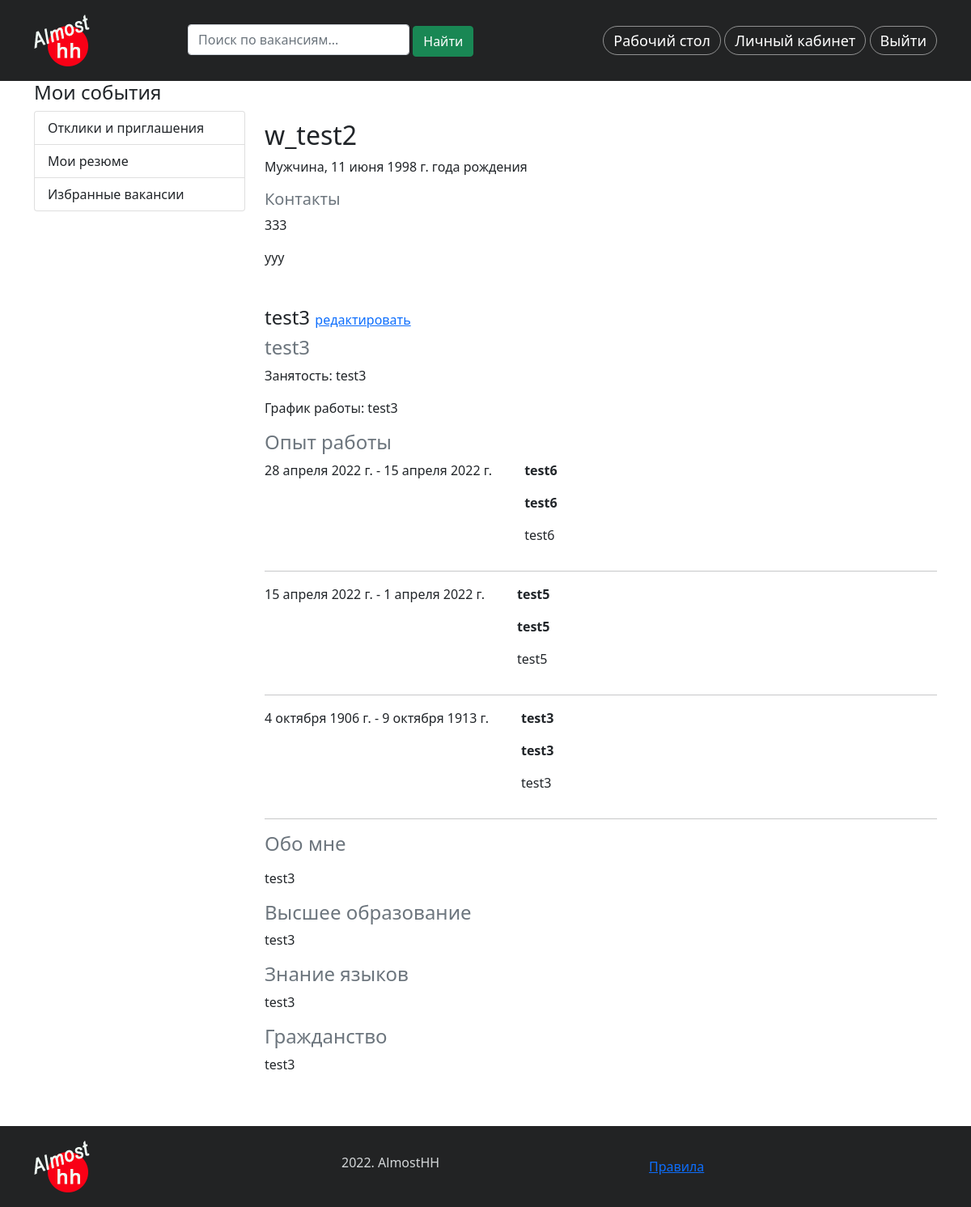
Before: /portal/resume/6/ (signed in) with the older database file.
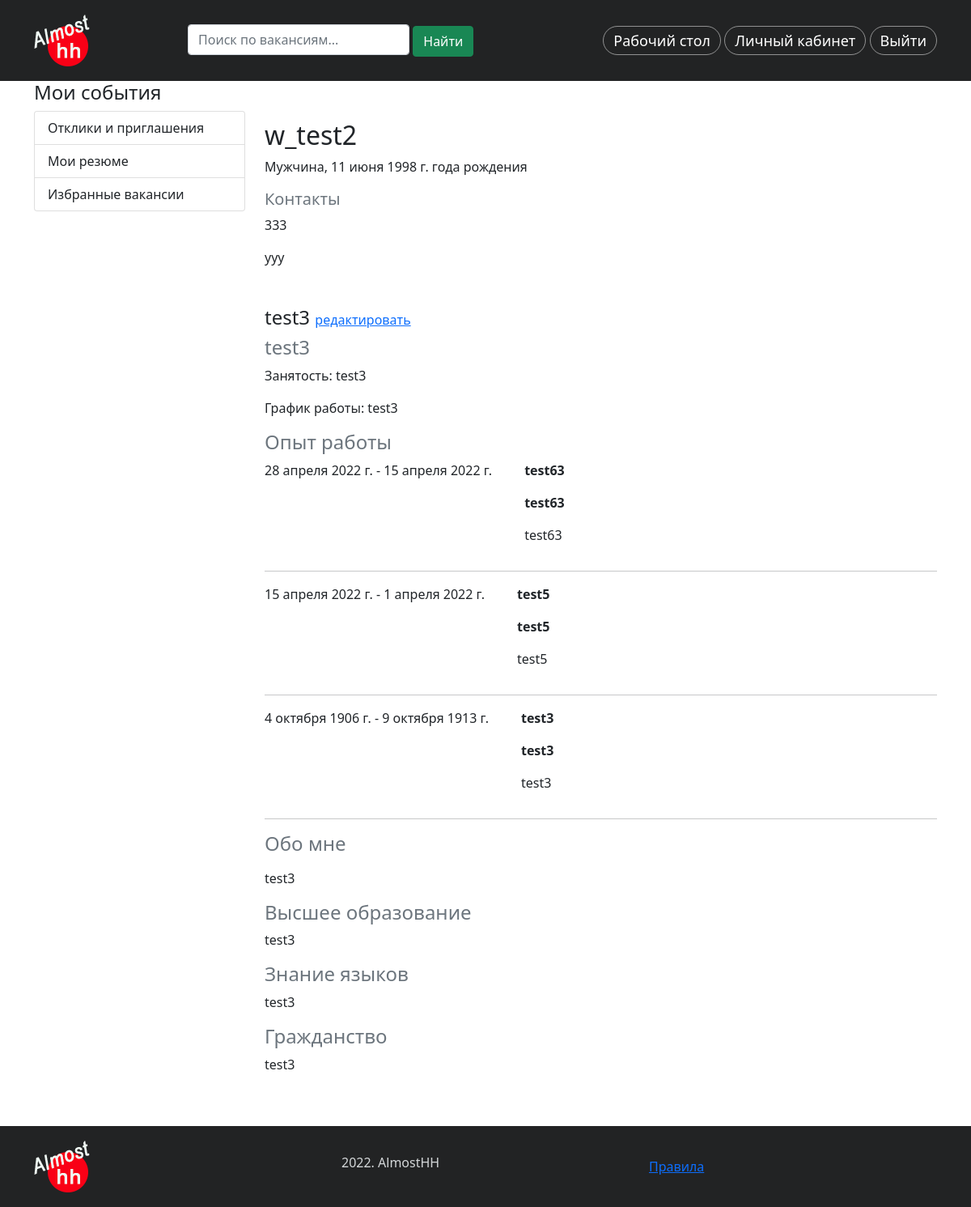
After: the same page with the newer database file.
### portal/models.py (models this page shows)
class Experience(models.Model):
    start = models.DateField(verbose_name='Начало работы')
    finish = models.DateField(verbose_name='Окончание работы',
                              default=timezone.now)
    until_now = models.BooleanField(verbose_name='До настоящего времени',
                                    default=True)
    organisation_name = models.CharField(max_length=100,
                                         verbose_name='Наименование организации')
    position = models.CharField(max_length=100, verbose_name='Должность')
    function = models.TextField(verbose_name='Обязанности')
    user = models.ForeignKey(User, on_delete=models.CASCADE,
                             related_name='experiences',
                             verbose_name='Пользователь', blank=True, null=True)
    class Meta:
        ordering = ('-finish',)

### portal/views.py (the view, shortened to what this page needs)
# urls.py: path('resume/<int:resume_id>/', views.resume_detail, name='resume_detail'),
@login_required
def resume_detail(request, resume_id):
    resume = get_object_or_404(Resume, pk=resume_id)
    vacancies = Vacancy.objects.filter(status='published'). \
        filter(company__user=request.user)
    return render(request, 'portal/account/resume_detail.html',
                  {'resume': resume, 'vacancies': vacancies})

### portal/templates/portal/account/resume_detail.html (shortened to what this page needs)
{% extends "news/base.html" %}
{% block content %}
<div class="container">
    <div class="row">
        <div class="col-3">
            <div class="left-menu">
                    {% include 'portal/account/includes/dashboard_menu.html' %}
            </div>
        </div>
        <div class="col-9">
            <div class="resume_card mt-5 mb-5">
                <div class="resume_card__data">
                    <h1>{{ resume.user.last_name }} {{ resume.user.first_name }}</h1>
                    <p>{{ resume.user.profile.get_sex_display }}, {{ resume.user.profile.date_of_birth }} года рождения</p>
                    <p class="h5 text-muted">Контакты</p>
                    <p>{{ resume.user.profile.contact }}</p>
                    <p>{{ resume.user.profile.living_city }}</p>
                </div>
            </div>
            <h2>{{ resume.title }}
                {% if perms.portal.change_resume and resume.user == request.user %}
                <span class="h6"><a href="{% url 'portal:edit_resume' resume.id %}">редактировать</a></span>
                {% endif %}
            </h2>
            <p class="h4 text-muted">{{ resume.salary }}</p>
            <p>Занятость: {{ resume.employment }}</p>
            <p>График работы: {{ resume.schedule }}</p>
            <h2 class="text-muted">Опыт работы</h2>
            <div class="experience">
                {% if resume.user.experiences %}
                {% for exp in resume.user.experiences.all %}
                <div class="work_exp__item">
                    <div class="work_exp__date">
                        {{ exp.finish }} - {{ exp.start }}
                    </div>
                    <div class="work_exp__descr">
                        <p class="mb-3"><strong>{{ exp.organisation_name }}</strong></p>
                        <p><strong>{{ exp.position }}</strong></p>
                        <p>{{ exp.function }}</p>
                    </div>
                </div>
                <hr>
                {% endfor %}
                {% endif %}
            </div>
            <h2 class="text-muted">Обо мне</h2>
            <p>{{ resume.about_me | linebreaks }}</p>
            <h2 class="text-muted">Высшее образование</h2>
            <p>{{ resume.education }}</p>
            <h2 class="text-muted">Знание языков</h2>
            <p>{{ resume.language }}</p>
            <h2 class="text-muted">Гражданство</h2>
            <p>{{ resume.citizenship }}</p>
        </div>
    </div>
</div>
{% endblock %}

Changed rows visible on the page:
changed Experience: organisation_name "test6" → "test63"; position "test6" → "test63"; function "test6" → "test63"
